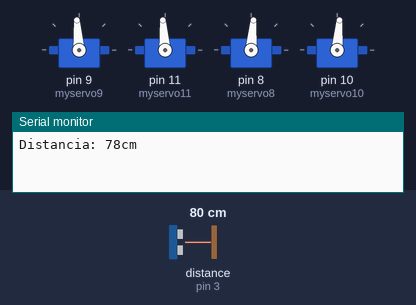
This sketch was run on a simulated Arduino Uno, built with avr-gcc and run on an emulated ATmega328P. On the bench: 4 × servo, the last lines printed to the serial monitor. Wiring (inferred from the names in the program): ultrasonic range finder: trigger pin 2; echo pin 3. The test bench sets the inputs (shaded band); at power-on: distance to the obstacle (sensor on pin 3) 80 cm. The echo pulse lasts 58.3 µs per cm; EEPROM starts erased.

Above: at 2.9 s.
3.0 s: distance to the obstacle (sensor on pin 3) set to 117 cm
At 3.42 s:
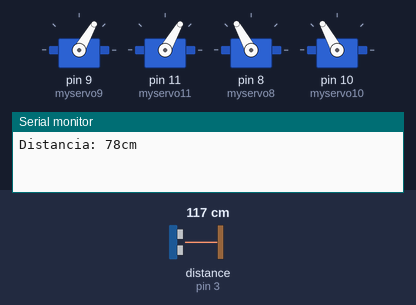
8.8 s: distance to the obstacle (sensor on pin 3) set to 127 cm
At 12.4 s:
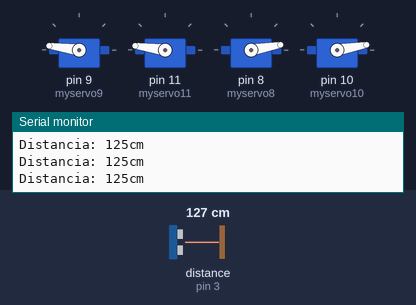
19.4 s: distance to the obstacle (sensor on pin 3) set to 2 cm
At 19.88 s:
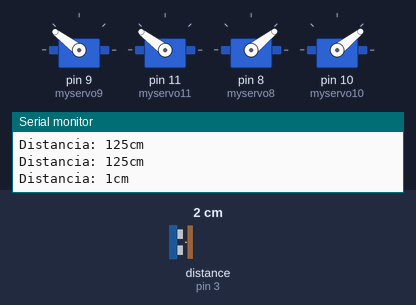
Timing chart, 0 to 62.6 s (numbered marks = the images above; inputs shaded):
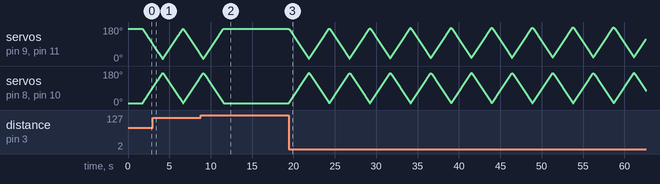

The sketch:

sketch_dec15a_ino.ino
```cpp
#include <Servo.h>
#include <EEPROM.h>

const int Trigger = 2;   //Pin digital 2 para el Trigger del sensor
const int Echo = 3;   //Pin digital 3 para el Echo del sensor

//////ABAJO
Servo myservo9;
Servo myservo11;
Servo myservo8;
Servo myservo10;
// create servo object to control a servo
                // a maximum of eight servo objects can be created
////////////ARRIBA
//Servo myservo7;
////////////////////

int pos = 0;    // variable to store the servo position
int pos1 = 170;

void setup()
{

  for (int i = 0; i < 512; i++)
    EEPROM.write(i, 0);

  // turn the LED on when we're done
  digitalWrite(13, HIGH);


  Serial.begin(9600);//iniciailzamos la comunicación
  pinMode(Trigger, OUTPUT); //pin como salida
  pinMode(Echo, INPUT);  //pin como entrada
  digitalWrite(Trigger, LOW);//Inicializamos el pin con 0


  //ABAJO
  //////angulo 180
  myservo9.attach(9);  // attaches the servo on pin 9 to the servo object
  myservo11.attach(11);
  ////////////////angulo0
  myservo8.attach(8);
  myservo10.attach(10);
  ///ARRIBA/////////////////ARRIBA
  //myservo7.attach(7);


  /////////////
    /////////POSICION INICIAL/////////////////////
  myservo9.write(170);
  myservo11.write(170);
  myservo8.write(10);
  myservo10.write(10);
  ////INICIAL ARRIBA//
  //myservo7.write(170);
  ///////////////////////

}

void planchas(){

  for(pos = 10; pos < 170; pos += 1)  // goes from 0 degrees to 180 degrees
  {
    pos1 -=1;
    myservo8.write(pos);
    myservo10.write(pos);
    //////////
    myservo9.write(pos1);
    myservo11.write(pos1);
    // in steps of 1 degree
    //myservo.write(pos);

          // tell servo to go to position in variable 'pos'
    delay(15);                       // waits 15ms for the servo to reach the position
  }
  for(pos = 170; pos>=10; pos-=1)     // goes from 180 degrees to 0 degrees
  {
    pos1 += 1;
    myservo8.write(pos);
    myservo10.write(pos);
    //////////
    myservo9.write(pos1);
    myservo11.write(pos1);


        // tell servo to go to position in variable 'pos'
    delay(15);                       // waits 15ms for the servo to reach the position
  }

}

void loop()
{

  long t; //timepo que demora en llegar el eco
  long d; //distancia en centimetros

  digitalWrite(Trigger, HIGH);
  delayMicroseconds(10);          //Enviamos un pulso de 10us
  digitalWrite(Trigger, LOW);

  t = pulseIn(Echo, HIGH); //obtenemos el ancho del pulso
  d = t/59;             //escalamos el tiempo a una distancia en cm

  Serial.print("Distancia: ");
  Serial.print(d);      //Enviamos serialmente el valor de la distancia
  Serial.print("cm");
  Serial.println();

  if(d<120){
    planchas();
  }


}
```

Measured:
- the behaviour switches between 121 and 122 cm on distance to the obstacle (sensor on pin 3) (found by bisection; images 1 and 2)
- after the input at 8.8 s, servo on pin 9 (myservo9), servo on pin 11 (myservo11): goes on until 11.6 s, then stays 172°; servo on pin 8 (myservo8), servo on pin 10 (myservo10): goes on until 11.6 s, then stays 10°
